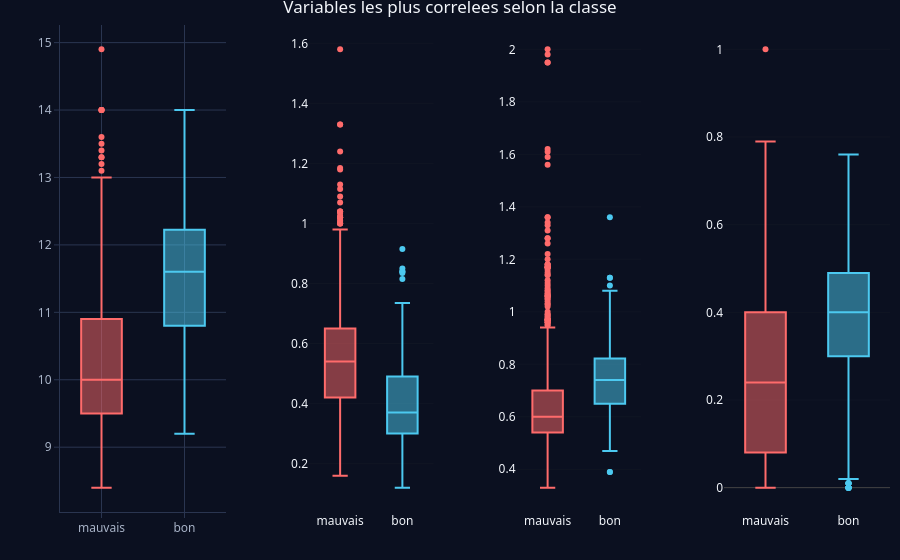

Notebook code for this chart:
### Code cell
top_vars <- c("alcohol", "volatile.acidity", "sulphates", "citric.acid")
mk_box <- function(v) {
  df <- data.frame(classe = y, valeur = X[[v]])
  plot_ly(df, x = ~classe, y = ~valeur, type = "box", color = ~classe,
          colors = c(mauvais = pick_class_color("mauvais"), bon = pick_class_color("bon"))) %>%
    layout(xaxis = list(title = ""), yaxis = list(title = v))
}
subplot(lapply(top_vars, mk_box), nrows = 1, titleX = TRUE, margin = 0.05) %>%
  layout(title = "Variables les plus correlees selon la classe", showlegend = FALSE) %>%
  apply_dark_theme()

### Figure 1 — Plotly figure (JSON) as saved in the notebook; plotly's stock layout.template omitted (floating-point values rounded to 4 significant figures; data arrays with more than 128 entries replaced by an {"elided": "..."} marker saying what was removed)
{"data": [{"fillcolor": "rgba(255,107,107,0.5)", "line": {"color": "rgba(255,107,107,1)"}, "marker": {"color": "rgba(255,107,107,1)", "line": {"color": "rgba(255,107,107,1)"}}, "name": "mauvais", "type": "box", "x": {"elided": "1382 str values"}, "xaxis": "x", "y": {"elided": "1382 float values"}, "yaxis": "y"}, {"fillcolor": "rgba(76,201,240,0.5)", "line": {"color": "rgba(76,201,240,1)"}, "marker": {"color": "rgba(76,201,240,1)", "line": {"color": "rgba(76,201,240,1)"}}, "name": "bon", "type": "box", "x": {"elided": "217 str values"}, "xaxis": "x", "y": {"elided": "217 float values"}, "yaxis": "y"}, {"fillcolor": "rgba(255,107,107,0.5)", "line": {"color": "rgba(255,107,107,1)"}, "marker": {"color": "rgba(255,107,107,1)", "line": {"color": "rgba(255,107,107,1)"}}, "name": "mauvais", "type": "box", "x": {"elided": "1382 str values"}, "xaxis": "x2", "y": {"elided": "1382 float values"}, "yaxis": "y2"}, {"fillcolor": "rgba(76,201,240,0.5)", "line": {"color": "rgba(76,201,240,1)"}, "marker": {"color": "rgba(76,201,240,1)", "line": {"color": "rgba(76,201,240,1)"}}, "name": "bon", "type": "box", "x": {"elided": "217 str values"}, "xaxis": "x2", "y": {"elided": "217 float values"}, "yaxis": "y2"}, {"fillcolor": "rgba(255,107,107,0.5)", "line": {"color": "rgba(255,107,107,1)"}, "marker": {"color": "rgba(255,107,107,1)", "line": {"color": "rgba(255,107,107,1)"}}, "name": "mauvais", "type": "box", "x": {"elided": "1382 str values"}, "xaxis": "x3", "y": {"elided": "1382 float values"}, "yaxis": "y3"}, {"fillcolor": "rgba(76,201,240,0.5)", "line": {"color": "rgba(76,201,240,1)"}, "marker": {"color": "rgba(76,201,240,1)", "line": {"color": "rgba(76,201,240,1)"}}, "name": "bon", "type": "box", "x": {"elided": "217 str values"}, "xaxis": "x3", "y": {"elided": "217 float values"}, "yaxis": "y3"}, {"fillcolor": "rgba(255,107,107,0.5)", "line": {"color": "rgba(255,107,107,1)"}, "marker": {"color": "rgba(255,107,107,1)", "line": {"color": "rgba(255,107,107,1)"}}, "name": "mauvais", "type": "box", "x": {"elided": "1382 str values"}, "xaxis": "x4", "y": {"elided": "1382 float values"}, "yaxis": "y4"}, {"fillcolor": "rgba(76,201,240,0.5)", "line": {"color": "rgba(76,201,240,1)"}, "marker": {"color": "rgba(76,201,240,1)", "line": {"color": "rgba(76,201,240,1)"}}, "name": "bon", "type": "box", "x": {"elided": "217 str values"}, "xaxis": "x4", "y": {"elided": "217 float values"}, "yaxis": "y4"}], "layout": {"annotations": [], "colorway": ["#4cc9f0", "#ff6b6b", "#ffd166", "#80ed99", "#c77dff", "#f4a261", "#90e0ef", "#e9c46a"], "font": {"color": "#f3f6fb", "family": "Segoe UI, Arial"}, "hoverlabel": {"bgcolor": "#121a2b", "font": {"color": "#f3f6fb"}}, "hovermode": "closest", "images": [], "legend": {"bgcolor": "rgba(0,0,0,0)", "font": {"color": "#f3f6fb"}}, "margin": {"b": 40, "l": 60, "r": 10, "t": 25}, "paper_bgcolor": "#0b1020", "plot_bgcolor": "#0b1020", "shapes": [], "showlegend": false, "title": "Variables les plus correlees selon la classe", "xaxis": {"anchor": "y", "automargin": true, "categoryarray": ["mauvais", "bon"], "categoryorder": "array", "domain": [0, 0.2], "gridcolor": "#2a3550", "linecolor": "#2a3550", "tickcolor": "#2a3550", "tickfont": {"color": "#a8b3c7"}, "title": "", "type": "category", "zerolinecolor": "#2a3550"}, "xaxis2": {"anchor": "y2", "automargin": true, "categoryarray": ["mauvais", "bon"], "categoryorder": "array", "domain": [0.3, 0.45], "title": "", "type": "category"}, "xaxis3": {"anchor": "y3", "automargin": true, "categoryarray": ["mauvais", "bon"], "categoryorder": "array", "domain": [0.55, 0.7], "title": "", "type": "category"}, "xaxis4": {"anchor": "y4", "automargin": true, "categoryarray": ["mauvais", "bon"], "categoryorder": "array", "domain": [0.8, 1], "title": "", "type": "category"}, "yaxis": {"anchor": "x", "automargin": true, "domain": [0, 1], "gridcolor": "#2a3550", "linecolor": "#2a3550", "tickcolor": "#2a3550", "tickfont": {"color": "#a8b3c7"}, "zerolinecolor": "#2a3550"}, "yaxis2": {"anchor": "x2", "automargin": true, "domain": [0, 1]}, "yaxis3": {"anchor": "x3", "automargin": true, "domain": [0, 1]}, "yaxis4": {"anchor": "x4", "automargin": true, "domain": [0, 1]}}}
